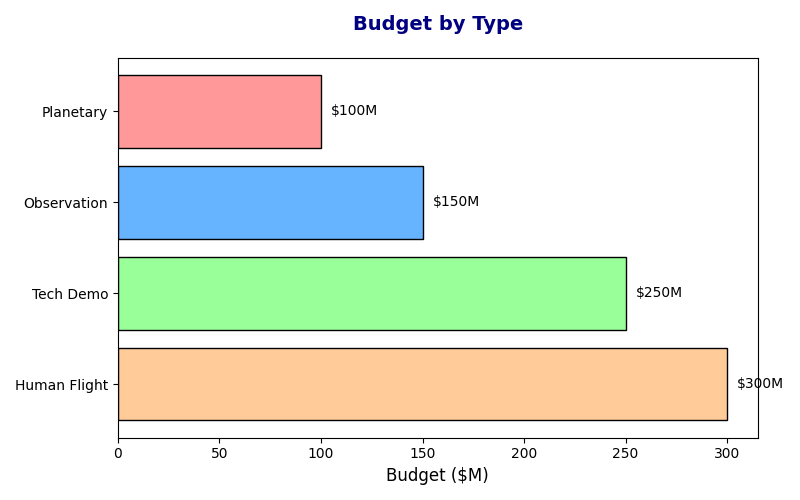

The script that drew this image:
import matplotlib.pyplot as plt
import numpy as np

mission_types = ['Planetary', 'Observation', 'Tech Demo', 'Human Flight']
mission_budgets = [100, 150, 250, 300]
colors = ['#ff9999', '#66b3ff', '#99ff99', '#ffcc99']

# Sort the data
sorted_indices = np.argsort(mission_budgets)[::-1]  # For descending order, remove [::-1] for ascending
sorted_types = [mission_types[i] for i in sorted_indices]
sorted_budgets = [mission_budgets[i] for i in sorted_indices]
sorted_colors = [colors[i] for i in sorted_indices]

fig, ax2 = plt.subplots(figsize=(8, 5))

# Plot the sorted bar chart
ax2.barh(sorted_types, sorted_budgets, color=sorted_colors, edgecolor='black')
ax2.set_xlabel('Budget ($M)', fontsize=12)
ax2.set_title("Budget by Type", fontsize=14, fontweight='bold', color='navy', pad=20)

# Update text annotations based on sorted data
for i, budget in enumerate(sorted_budgets):
    ax2.text(budget + 5, i, f'${budget}M', va='center', fontsize=10, color='black')

plt.tight_layout()
plt.show()
